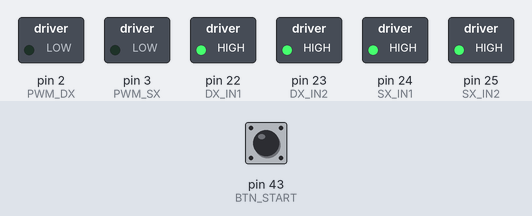
A sketch run on a simulated Arduino Mega 2560, built with avr-gcc and run on an emulated ATmega2560. Parts: switched loads named in the sketch (green lamp = pin HIGH). The test bench sets the inputs (shaded band); at power-on: pin 43 (BTN_START) HIGH.

Above: at 1.2 s.
1.3 s: pin 43 (BTN_START) pulled LOW for 0.15 s
At 2.1 s:
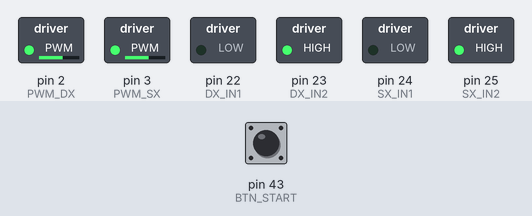
At 6.4 s:
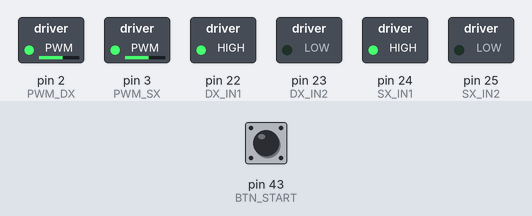
Timing chart, 0 to 10.3 s (numbered marks = the images above; inputs shaded):
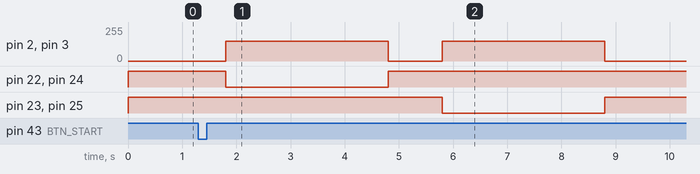

The sketch:

motor_test.ino
```cpp
/*
 * Progetto: mENIAC 2026 - Test Motori
 * Descrizione: Avanti 3s, stop, indietro 3s. Trigger con tasto START.
 */

// --- PIN DEFINITIONS (da hw_links.md) ---
#define PWM_DX 2
#define DX_IN1 22
#define DX_IN2 23
#define PWM_SX 3
#define SX_IN1 24
#define SX_IN2 25
#define BTN_START 43

void setup() {
  // Setup Pin Motori
  pinMode(PWM_DX, OUTPUT);
  pinMode(DX_IN1, OUTPUT);
  pinMode(DX_IN2, OUTPUT);
  pinMode(PWM_SX, OUTPUT);
  pinMode(SX_IN1, OUTPUT);
  pinMode(SX_IN2, OUTPUT);

  // Setup Pulsante
  pinMode(BTN_START, INPUT_PULLUP);

  // Fermiamo i motori all'avvio
  stopMotors();
}

void loop() {
  // Aspetta che il pulsante venga premuto (segnale LOW)
  if (digitalRead(BTN_START) == LOW) {
    delay(500); // Piccolo debounce

    // 1. AVANTI (3 Secondi)
    setMotors(150, 150);
    delay(3000);

    // 2. STOP (1 Secondo)
    stopMotors();
    delay(1000);

    // 3. INDIETRO (3 Secondi)
    setMotors(-150, -150);
    delay(3000);

    // 4. STOP FINALE
    stopMotors();

    // Attendi rilascio pulsante per evitare loop infiniti
    while(digitalRead(BTN_START) == LOW);
  }
}

// Funzione helper per il controllo motori
void setMotors(int left, int right) {
  // Logica Invertita: left>=0 (Avanti) attiva LOW su SX_IN1 e HIGH su SX_IN2
  if (left >= 0) {
    digitalWrite(SX_IN1, LOW); digitalWrite(SX_IN2, HIGH);
  } else {
    digitalWrite(SX_IN1, HIGH); digitalWrite(SX_IN2, LOW);
  }
  analogWrite(PWM_SX, abs(left));

  if (right >= 0) {
    digitalWrite(DX_IN1, LOW); digitalWrite(DX_IN2, HIGH);
  } else {
    digitalWrite(DX_IN1, HIGH); digitalWrite(DX_IN2, LOW);
  }
  analogWrite(PWM_DX, abs(right));
}

void stopMotors() {
  digitalWrite(DX_IN1, HIGH);
  digitalWrite(DX_IN2, HIGH);
  digitalWrite(SX_IN1, HIGH);
  digitalWrite(SX_IN2, HIGH);
  analogWrite(PWM_DX, 0);
  analogWrite(PWM_SX, 0);
}
```

Measured:
- after the input at 1.3 s, pin 2 (PWM_DX), pin 3 (PWM_SX): alternates 150/255 for 3.0 s and 0/255 for 1.0 s, starting after 0.50 s; pin 22 (DX_IN1), pin 24 (SX_IN1): HIGH → LOW after 0.50 s, → HIGH 3.0 s later; pin 23 (DX_IN2), pin 25 (SX_IN2): HIGH → LOW after 4.5 s, → HIGH 3.0 s later
